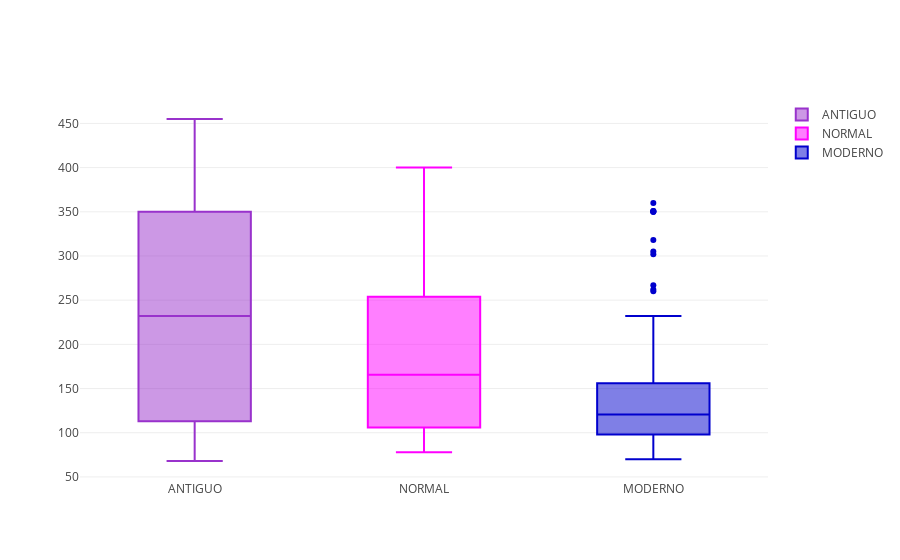

Here is the notebook cell this chart was saved with:
### Markdown cell above
#### Displacement vs year

### Code cell
trace1 = go.Box(
    y=year1['displacement'],
    name = 'ANTIGUO',
    marker = dict(
        color = '#9932cc',
    )
)
trace2 = go.Box(
    y=year2['displacement'],
    name = 'NORMAL',
    marker = dict(
        color = '#ff00ff',
    )
)
trace3 = go.Box(
    y=year3['displacement'],
    name = 'MODERNO',
    marker = dict(
        color = '#0000cd',
    )
)
layout = go.Layout(
    title = "Boxplots Year vs. Displacement",
    
    yaxis=dict(
        title='Displacement',
        titlefont=dict(
            family='Courier New, monospace',
            size=18,
            color='#7f7f7f'
        )
    )
)
data = [trace1, trace2, trace3]
fig = go.Figure(data=data,layout=layout)
py.iplot(data)

### Figure 1 — Plotly figure (JSON) as saved in the notebook; plotly's stock layout.template omitted (floating-point values rounded to 4 significant figures; data arrays with more than 128 entries replaced by an {"elided": "..."} marker saying what was removed)
{"data": [{"marker": {"color": "#9932cc"}, "name": "ANTIGUO", "type": "box", "y": {"elided": "150 float values"}}, {"marker": {"color": "#ff00ff"}, "name": "NORMAL", "type": "box", "y": [225, 250, 250, 250, 400, 350, 318, 351, 231, 250, 258, 225, 231, 262, 302, 97, 140, 232, 140, 134, 90, 119, 171, 90, 232, 115, 120, 121, 121, 91, 107, 116, 140, 98, 101, 305, 318, 304, 351, 225, 250, 200, 232, 85, 98, 90, 91, 225, 250, 250, 258, 97, 85, 97, 140, 130, 318, 120, 156, 168, 350, 350, 302, 318, 98, 111, 79, 122, 85, 305, 260, 318, 302, 250, 231, 225, 250, 400, 350, 400, 351, 97, 151, 97, 140, 98, 98, 97, 97, 146, 121, 80, 90, 98, 78, 85, 91, 260, 318, 302, 231, 200, 200, 140, 225, 232, 231, 200, 225, 258, 305, 231, 302, 318, 98, 134, 119, 105, 134, 156, 151, 119, 131, 163, 121, 163, 89, 98]}, {"marker": {"color": "#0000cd"}, "name": "MODERNO", "type": "box", "y": [231, 200, 140, 232, 225, 305, 302, 351, 318, 350, 351, 267, 360, 89, 86, 98, 121, 183, 350, 141, 260, 105, 105, 85, 91, 151, 173, 173, 151, 98, 89, 98, 86, 151, 140, 151, 225, 97, 134, 120, 119, 108, 86, 156, 85, 90, 90, 121, 146, 91, 97, 89, 168, 70, 122, 107, 135, 151, 156, 173, 135, 79, 86, 81, 97, 85, 89, 91, 105, 98, 98, 105, 107, 108, 119, 120, 141, 145, 168, 146, 231, 350, 200, 225, 112, 112, 112, 112, 135, 151, 140, 105, 91, 91, 105, 98, 120, 107, 108, 91, 91, 91, 181, 262, 156, 232, 144, 135, 151, 140, 97, 135, 120, 119]}], "layout": {}}
